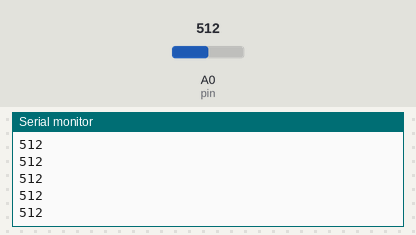
Bench run of a sketch on a simulated Arduino Uno, built with avr-gcc and run on an emulated ATmega328P. On the bench: the last lines printed to the serial monitor. The test bench sets the inputs (shaded band); at power-on: A0 (pin) = 512.

Above: at 1.2 s.
1.3 s: A0 (pin) set to 716
At 1.31 s:
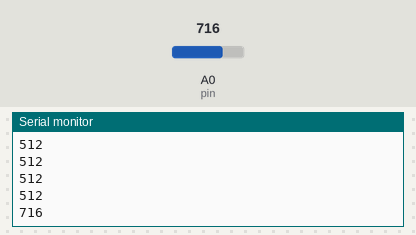
2.8 s: A0 (pin) set to 900
At 2.81 s:
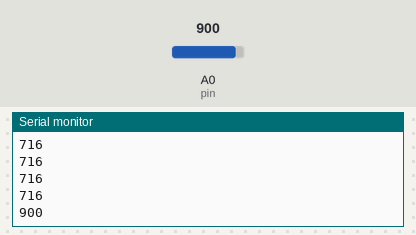
Timing chart, 0 to 5.8 s (numbered marks = the images above; inputs shaded):
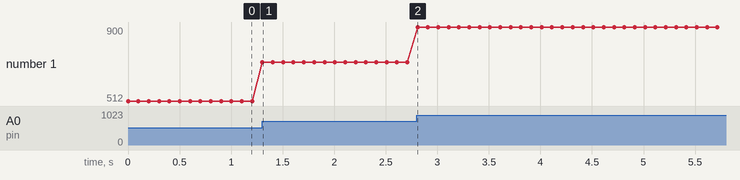

Measured:
- after the input at 1.3 s, the serial monitor: prints a new line at once (image 1)
- after the input at 2.8 s, the serial monitor: prints a new line at once (image 2)
- plotted number 1: 512 → 716 after the input at 1.3 s, 716 → 900 after the input at 2.8 s

The sketch:

Object_Detection.ino
```cpp
//This method will be used to detect if there is a object located infront of the robot
//If there is an object detected, it will check to see if that object has a color associated with it
int pin = 0;   //initializes the analog pin number as an integer
int distance = 0;  //initializes the variable, distance. value WILL BE CHANGED, just an initlaization. It could be set to anything.

void setup()
{
 Serial.begin(9600);  //sets data rate to 9600 bps (bits per second)
}

void loop()
{
 distance = analogRead(pin);  //gets the distance from the sensor to the object - need to test to identify the precision and the percentage off
 Serial.println(distance); // Prints distance value in console
 delay(100);   //delays for 0.1 seconds and then repeats the process.
}
```
